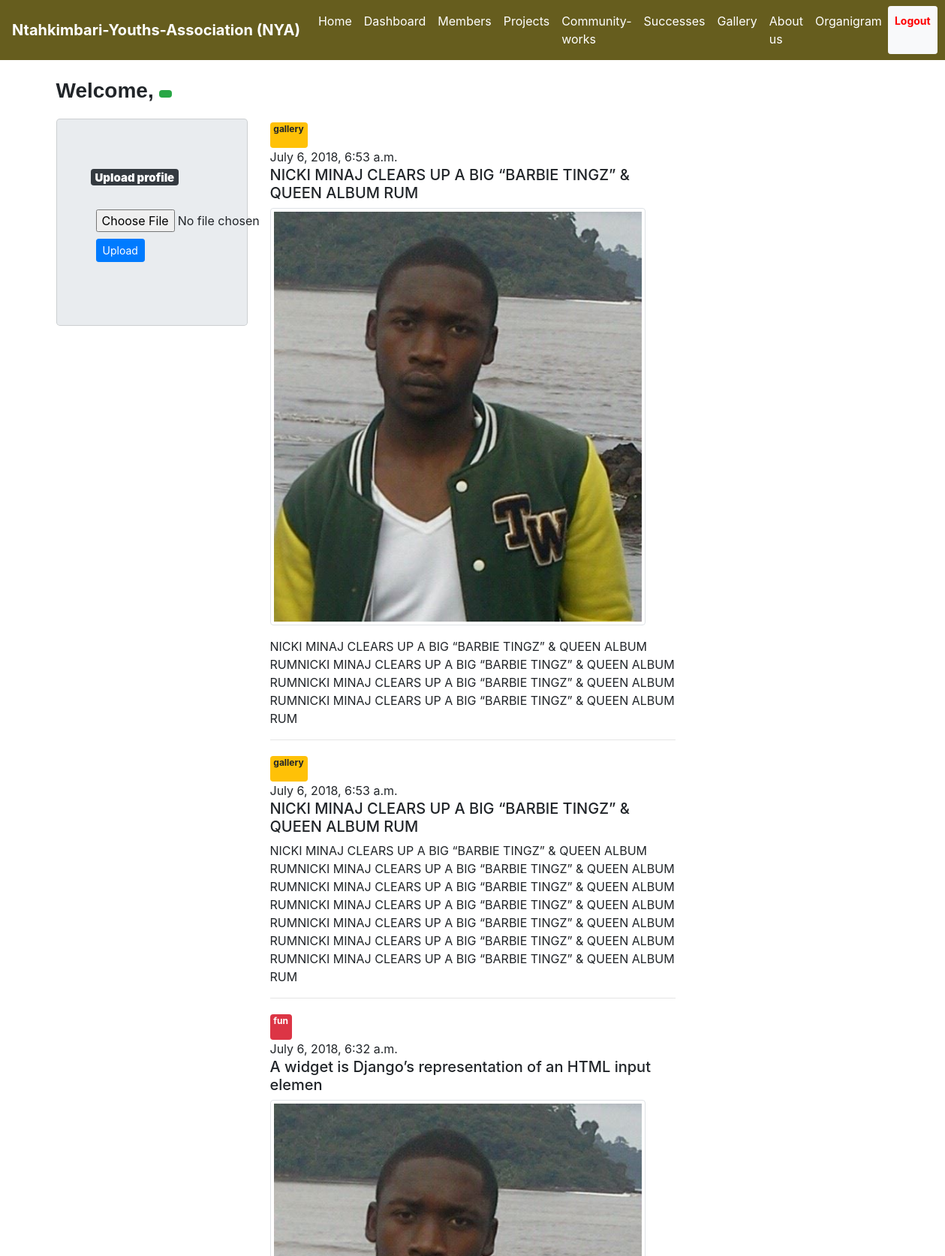
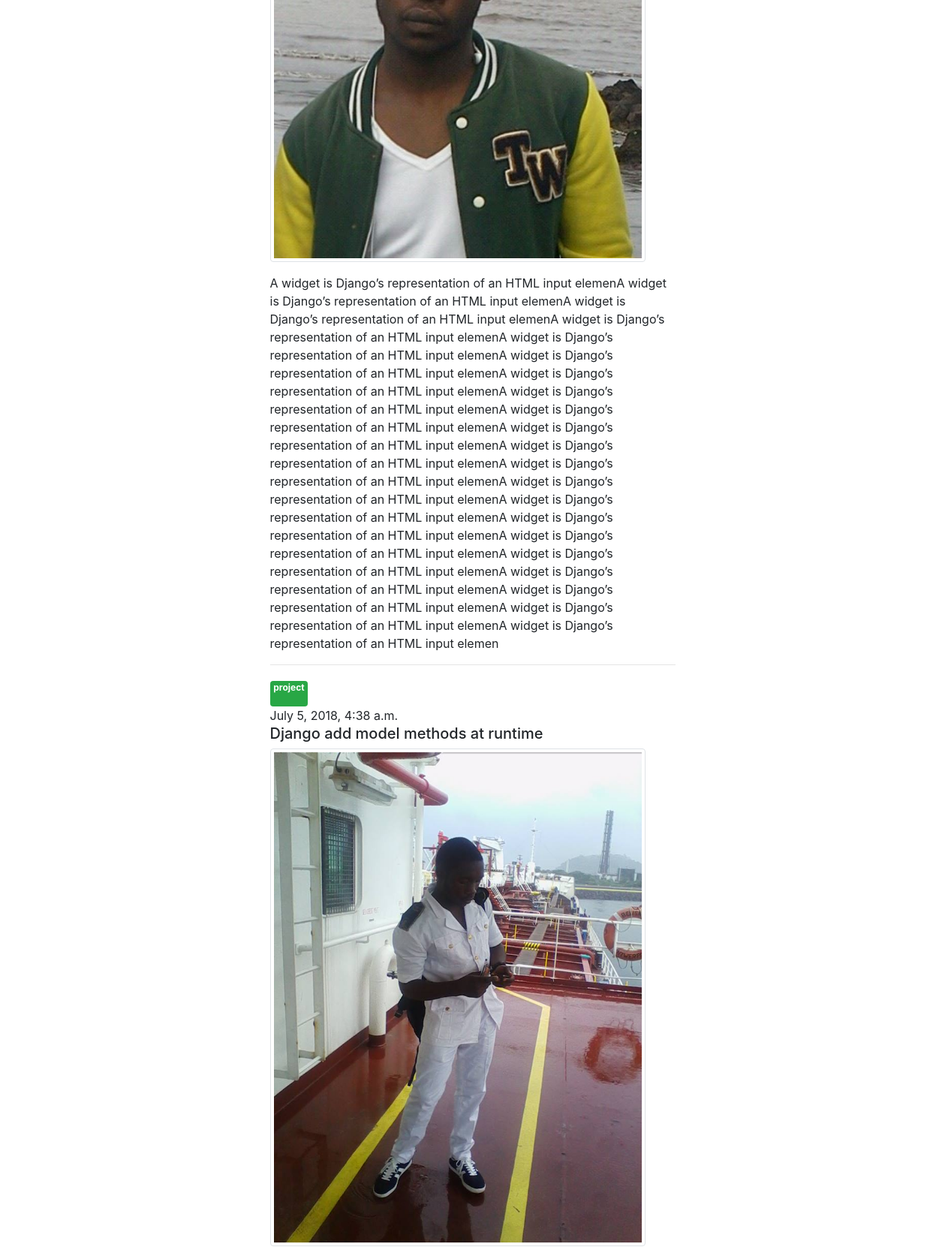
Screenshot of /dashboard/ (signed in, upper part) with the database file from the repository (2 pictures, top to bottom).
### ntakibariapp/models.py (models this page shows, shortened)
class Post(models.Model):
	GALLERY = 'gallery'
	FUN = 'fun'
	PROJECT = 'project'
	TAGS = ((GALLERY,'Gallery'), (FUN, 'Funs'), (PROJECT, 'project'),(None,'category'))
	title = models.CharField(max_length=60)
	description = models.TextField()
	tag = models.CharField(max_length=20, blank=False, choices=TAGS)
	photo = models.ImageField(upload_to='photos', blank=True)
	post_date = models.DateTimeField(default=timezone.now)
	project_completed = models.BooleanField(blank=True, default=False)

### ntakibariapp/views.py (the view)
# urls.py: path('dashboard/', views.dashboard, name='dashboard'),
@login_required
def dashboard(request):
	try:
		user = request.user
		paginator = Paginator(Post.objects.all().order_by('-post_date'), 12)
		page = request.GET.get('page')
		all_post = paginator.get_page(page)
		context['name'] = user.last_name
		context['form'] = UploadProfileForm()
		context['all_post'] = all_post
		return render(request, 'temp/dashboard.html', context)
	except Exception as e:
		return HttpResponse('error {}'.format(e))

### ntakibariapp/forms.py
class UploadProfileForm(forms.Form):
	photo = forms.ImageField(label='')

### ntakibariapp/templates/temp/dashboard.html (shortened to what this page needs)
{% extends 'temp/base.html' %}
{% block body %}
<div class="container" style="">
	<h3 style="font-family:sans-serif;">
		<b>Welcome, </b>
		<span class="badge badge-success">
		</span>
	</h3>
	<div class="row" style="margin-top:20px">
		<div class="col-md-3">
			<div class="card jumbotron">
				<h5 class="card-title" style="margin-left:13px">
					{% if user.photo %}
					<span class="badge badge-dark"><b>Update profile</b></span>
					{% else %}
					<span class="badge badge-dark"><b>Upload profile</b></span>
					{% endif %}
				</h5>
				<div class="card-body">
					<form action="{% url 'ntakimbari:upload' user.id %}" method="post" enctype="multipart/form-data">
						{{form}}
						<p class="card-text">
							<small class="text-muted">
								<input type="submit" value="Upload" style="margin-top:9px" class="btn btn-sm btn-primary">
							</small>
						</p>
					</form>
				</div>
			</div>
		</div>
		<div class="col-md-6">
			{% for post in all_post %}
			{% if post.tag == 'gallery' %}
		    <span class="badge badge-warning"><p>{{post.tag}}</p></span><br>
			{% elif post.tag == 'fun' %}
			<span class="badge badge-danger"><p>{{post.tag}}</p></span><br>
			{% else %}
			<span class="badge badge-success"><p>{{post.tag}}</p></span><br>
			{% endif %}
			{{post.post_date}}
			<h5>{{post.title}}</h5>
			{% if post.photo %}
			<p><img src="{{post.photo.url}}" class="img-thumbnail" style="width:500px"></p>
			{% endif %}
			<p>{{post.description}}</p><hr>
			{% endfor %}
		</div>
	</div>
</div>
{% endblock %}

### rows the page displays
Post: tag "gallery", post_date "July 6, 2018, 6:53 a.m.", title "NICKI MINAJ CLEARS UP A BIG “BARBIE TINGZ” & QUEEN ALBUM RUM", photo (picture), description "NICKI MINAJ CLEARS UP A BIG “BARBIE TINGZ” & QUEEN ALBUM RUMNICKI MINAJ CLEARS UP A BIG “BARBIE TINGZ” & QUEEN ALBUM RUMNICKI MINAJ CLEARS UP A BIG “BARBIE TINGZ” & QUEEN ALBUM RUMNICKI MINAJ CLEARS UP A BIG “BARBIE TINGZ” & QUEEN ALBUM RUM"
Post: tag "gallery", post_date "July 6, 2018, 6:53 a.m.", title "NICKI MINAJ CLEARS UP A BIG “BARBIE TINGZ” & QUEEN ALBUM RUM", description "NICKI MINAJ CLEARS UP A BIG “BARBIE TINGZ” & QUEEN ALBUM RUMNICKI MINAJ CLEARS UP A BIG “BARBIE TINGZ” & QUEEN ALBUM RUMNICKI MINAJ CLEARS UP A BIG “BARBIE TINGZ” & QUEEN ALBUM RUMNICKI MINAJ CLEARS UP A BIG “BARBIE TINGZ” & QUEEN ALBUM RUMNICKI MINAJ CLEARS UP A BIG “BARBIE TINGZ” & QUEEN ALBUM RUMNICKI MINAJ CLEARS UP A BIG “BARBIE TINGZ” & QUEEN ALBUM RUMNICKI MINAJ CLEARS UP A BIG “BARBIE TINGZ” & QUEEN ALBUM RUM"
Post: tag "fun", post_date "July 6, 2018, 6:32 a.m.", title "A widget is Django’s representation of an HTML input elemen", photo (picture), description "A widget is Django’s representation of an HTML input elemenA widget is Django’s representation of an HTML input elemenA widget is Django’s representation of an HTML input elemenA widget is Django’s representation of an HTML input elemenA widget is Django’s representation of an HTML input elemenA widget is Django’s representation of an HTML input elemenA widget is Django’s representation of an HTML input elemenA widget is Django’s representation of an HTML input elemenA widget is Django’s representation of an HTML input elemenA widget is Django’s representation of an HTML input elemenA widget is Django’s representation of an HTML input elemenA widget is Django’s representation of an HTML…"
Post: tag "project", post_date "July 5, 2018, 4:38 a.m.", title "Django add model methods at runtime", photo (picture)
